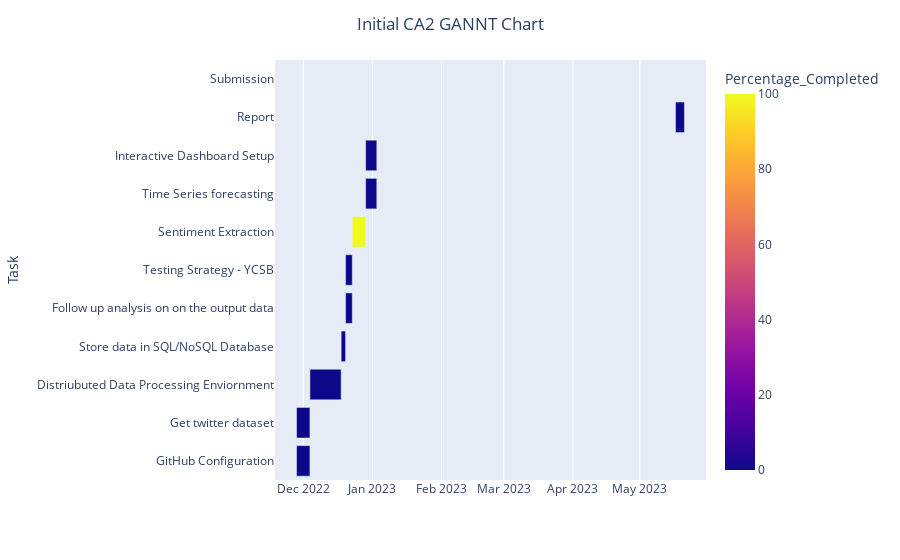

Notebook source saved alongside this figure:
### Markdown cell above
This Project follows the CRISP-DM Project Management Principles.
In order to demonstarate this a GANNT chart using Plotly's express libary (px)

This initial chart will be compared to a completed one at the end of the project

### Code cell
CA2_Gantt_Chart = pd.DataFrame([
    dict(Task="GitHub Configuration", Start='2022-11-28', Finish='2022-12-04', Percentage_Completed=0),
    dict(Task="Get twitter dataset", Start='2022-11-28', Finish='2022-12-04', Percentage_Completed=0),
    dict(Task="Distriubuted Data Processing Enviornment", Start='2022-12-04', Finish='2022-12-18',  Percentage_Completed=0),
    dict(Task="Store data in SQL/NoSQL Database", Start='2022-12-18', Finish='2022-12-20',Percentage_Completed=0),
    dict(Task="Follow up analysis on on the output data", Start='2022-12-20', Finish='2022-12-23', Percentage_Completed=0),
    dict(Task="Testing Strategy - YCSB", Start='2022-12-20', Finish='2022-12-23', Percentage_Completed=0),
    dict(Task="Sentiment Extraction", Start='2022-12-23', Finish='2022-12-29', Percentage_Completed=100),
    dict(Task="Time Series forecasting", Start='2022-12-29', Finish='2023-01-03', Percentage_Completed=0),
    dict(Task="Interactive Dashboard Setup", Start='2022-12-29', Finish='2023-01-03', Percentage_Completed=0),
    dict(Task="Report", Start='2023-05-17', Finish='2023-05-21', Percentage_Completed=0),
    dict(Task="Submission", Start='2023-05-21', Finish='2023-05-21',Percentage_Completed=0),
])

fig = px.timeline(CA2_Gantt_Chart, x_start="Start", x_end="Finish", y="Task", color="Percentage_Completed")
# Title was not centred so used the below to centre to title layout.
fig.update_layout(title_text=" Initial CA2 GANNT Chart", title_x=0.5)
fig.show()

### Figure 1 — Plotly figure (JSON) as saved in the notebook; plotly's stock layout.template omitted (floating-point values rounded to 4 significant figures)
{"data": [{"alignmentgroup": "True", "base": ["2022-11-28", "2022-11-28", "2022-12-04", "2022-12-18", "2022-12-20", "2022-12-20", "2022-12-23", "2022-12-29", "2022-12-29", "2023-05-17", "2023-05-21"], "hovertemplate": "Start=%{base}<br>Finish=%{x}<br>Task=%{y}<br>Percentage_Completed=%{marker.color}<extra></extra>", "legendgroup": "", "marker": {"color": [0, 0, 0, 0, 0, 0, 100, 0, 0, 0, 0], "coloraxis": "coloraxis"}, "name": "", "offsetgroup": "", "orientation": "h", "showlegend": false, "textposition": "auto", "type": "bar", "x": [518400000, 518400000, 1209600000, 172800000, 259200000, 259200000, 518400000, 432000000, 432000000, 345600000, 0], "xaxis": "x", "y": ["GitHub Configuration", "Get twitter dataset", "Distriubuted Data Processing Enviornment", "Store data in SQL/NoSQL Database", "Follow up analysis on on the output data", "Testing Strategy - YCSB", "Sentiment Extraction", "Time Series forecasting", "Interactive Dashboard Setup", "Report", "Submission"], "yaxis": "y"}], "layout": {"barmode": "overlay", "coloraxis": {"colorbar": {"title": {"text": "Percentage_Completed"}}, "colorscale": [[0, "#0d0887"], [0.1111, "#46039f"], [0.2222, "#7201a8"], [0.3333, "#9c179e"], [0.4444, "#bd3786"], [0.5556, "#d8576b"], [0.6667, "#ed7953"], [0.7778, "#fb9f3a"], [0.8889, "#fdca26"], [1, "#f0f921"]]}, "legend": {"tracegroupgap": 0}, "margin": {"t": 60}, "title": {"text": " Initial CA2 GANNT Chart", "x": 0.5}, "xaxis": {"anchor": "y", "domain": [0, 1], "type": "date"}, "yaxis": {"anchor": "x", "domain": [0, 1], "title": {"text": "Task"}}}}
